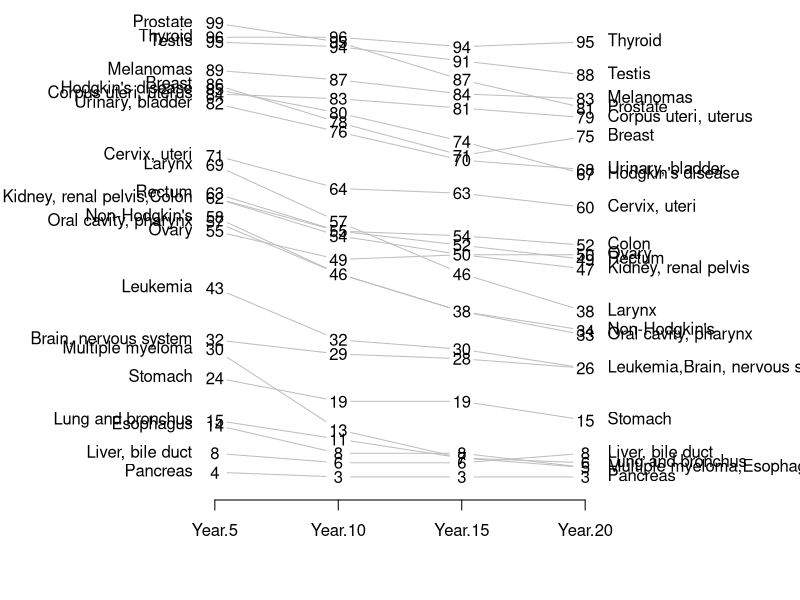

Write R code to recreate this figure.
# R Function to Draw Edward Tufte-style Slopeplots

# TODO:
## deal with overlapping numeric values: if more than one label falls at a position, offset based on rank() of the subsequent column values for those rows
## overlapping rownames (same algorithm as above, but hard code for 1st and 2nd value)


slopegraph <-
function(
df,
xlim = c(.5,ncol(df)+.5),
ylim = c(min(df)-diff(range(df))/100,max(df)+diff(range(df))/100),
main = NULL,
bty = 'n',
yaxt = 'n',
xaxt = 'n',
xlab = '',
ylab = '',
labels = names(df),
labpos.left = 2,
labpos.right = 4,
col.lines = par('fg'),
col.lab = par('fg'),
col.num = par('fg'),
col.xaxt = par('fg'),
offset.x = .1, # THIS DOESN'T SEEM TO WORK
offset.lab = .1,
cex.lab = 1,
cex.num = 1,
font.lab = 1,
font.num = 1,
lty = par("lty"),
lwd = par("lwd"),
mai = NULL,
...)
{
    if(ncol(df) < 2)
        stop('`df` must have at least two columns')
    # draw margins
    if(is.null(mai))
        par(mai=c(1, 0, if(is.null(main)) 0 else 1, 0))
    else
        par(mai=mai)
    
    plot(NA, y=NULL, xlim=xlim, ylim=ylim, main=main,
         bty=bty, yaxt=yaxt, xaxt=xaxt, xlab=xlab, ylab=ylab, ...)
    # x-axis
    axis(1, 1:ncol(df), labels=labels, col=col.xaxt, col.ticks=col.xaxt)
    
    # left-side labels
    l <- df[,1] # I MAY WANT TO BIN THESE SO THAT CLOSE VALUES DON'T OVERLAP
    leftlabs <- lapply(split(rownames(df),l), paste, collapse=',')
    text(1-offset.lab, as.numeric(names(leftlabs)),
         col=col.lab, leftlabs, pos=labpos.left, cex=cex.lab, font=font.lab)
    
    # right-side labels
    r <- df[,ncol(df)] # I MAY WANT TO BIN THESE SO THAT CLOSE VALUES DON'T OVERLAP
    rightlabs <- lapply(split(rownames(df),r), paste, collapse=',')
    text(ncol(df)+offset.lab, as.numeric(names(rightlabs)), 
         col=col.lab, rightlabs, pos=labpos.right, cex=cex.lab, font=font.lab)
    
    # numeric value labels
    # deal with duplicate value labels (i.e., not double printing anything)
    df2 <- do.call(cbind,lapply(df, function(y) {y[duplicated(y)] <- ''; y}))
    # print them
    apply(cbind(df,df2),1, function(y)
        text(1:ncol(df), as.numeric(y[1:ncol(df)]), y[(ncol(df)+1):(2*ncol(df))],
             col=col.num, cex=cex.num, font=font.num))
    
    # draw lines
    offset.x <- .1 # small offset for `segments`
    col.lines <- rep(col.lines, length.out=nrow(df))
    lty <- rep(lty, length.out=nrow(df))
    lwd <- rep(lwd, length.out=nrow(df))
    for(i in 1:nrow(df)){
        mapply(function(x1,y1,x2,y2,...){
            ysloped <- (y2-y1)*offset.x
            segments(x1+offset.x, if(y1==y2) y1 else (y1+ysloped),
                     x2-offset.x, if(y1==y2) y2 else (y2-ysloped),
                     col=col.lines[i],
                     lty=lty[i],
                     lwd=lwd[i]
                    )},
               1:(length(df[i,])-1), # x1-positions
               df[i,][-length(df[i,])], # y1-positions
               2:(length(df[i,])), # x2-positions
               df[i,][-1] # y2-positions
               )
    }
    
    # return invisibly
    invisible(NULL)
}


# EXAMPLE

## Tufte's original graph (to the correct scale)
cancer <- read.csv('tufte-cancer-survival-data.csv')
rownames(cancer) <- cancer[,1]
cancer <- cancer [,-1]
pdf('cancer-surival-plot.pdf',height=16, width=12)
slopegraph(cancer, col.line='gray', xlim=c(-.5,5.5))
dev.off()
